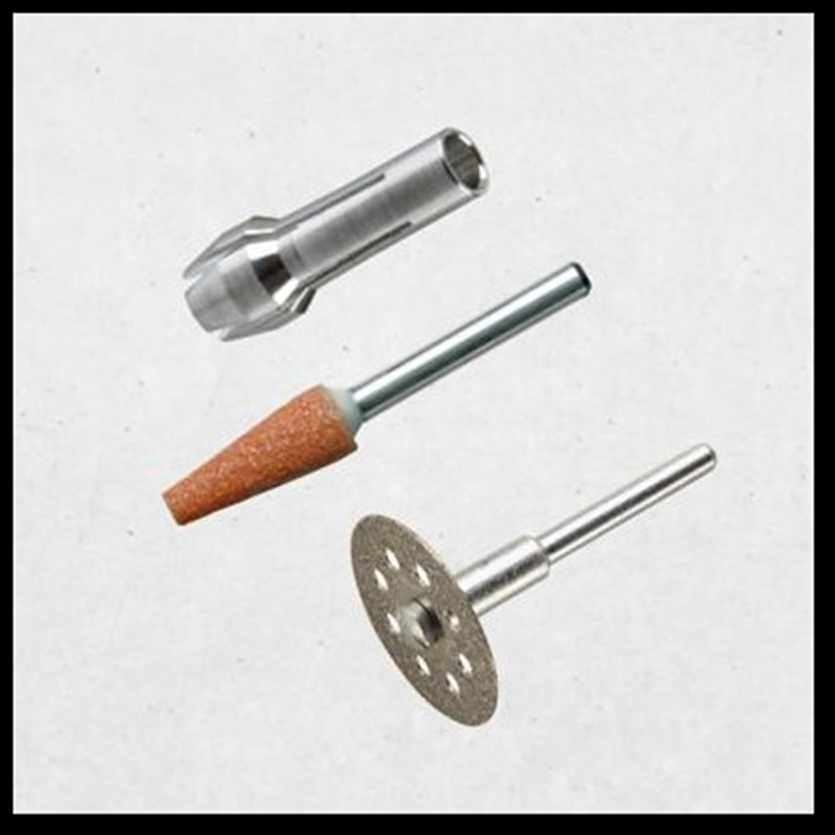
#> input picture Material/tornos.png, 835 x 835 px
$ python binary.py
#> lines starting #> are read from the running program, lines starting #| are printed output that depends on the picture; after the words box and inside, x2 and y2 are one past the last pixel; in counts of white or black regions, pixels touching at a corner belong together
import numpy as pn
import cv2 as cv

gray = cv.imread('../Material/tornos.png', cv.IMREAD_GRAYSCALE)
#> gray: shape (835, 835); min 0, max 255, mean 205.9
t,dst = cv.threshold(gray, 170, 255, cv.THRESH_BINARY)
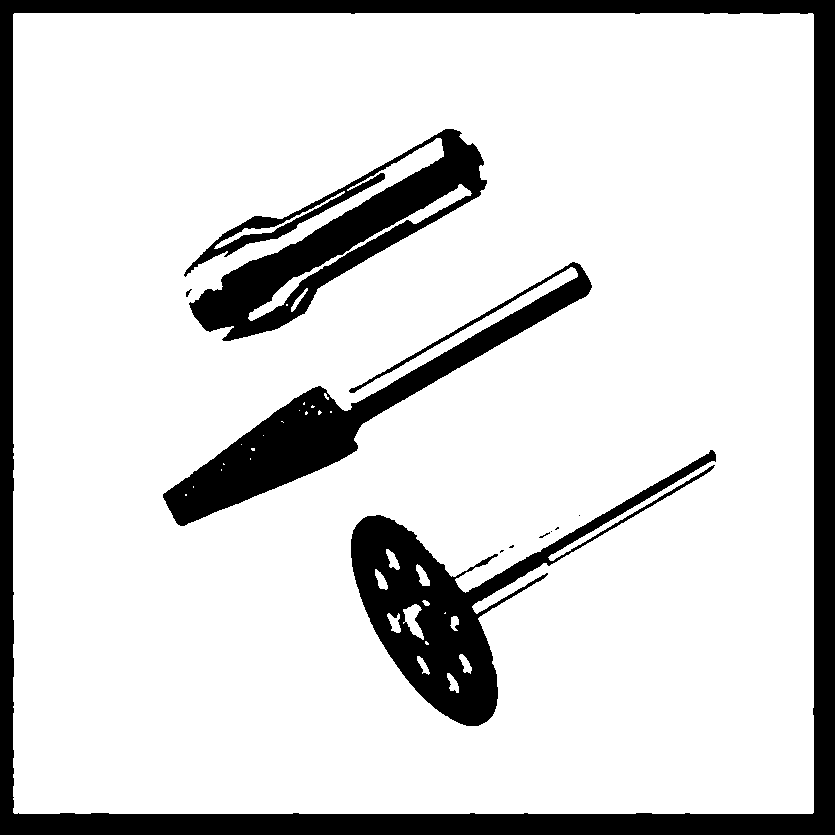
#> dst: shape (835, 835); 83.7% white; 11 black regions (6 under 20 px), largest, box (x1, y1, x2, y2) and area: (0, 0, 835, 835) 55874, (351, 450, 716, 726) 20324, (184, 129, 487, 341) 19005, (163, 262, 592, 526) 18378, (186, 289, 192, 297) 21

cv.imshow('Umbral', gray)
cv.imshow('Resultado', dst)

cv.waitKey(0)
cv.destroyAllWindows()
